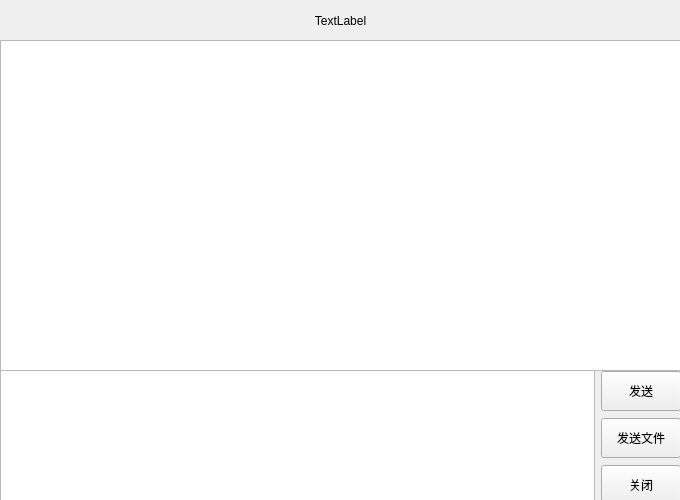
<?xml version="1.0" encoding="UTF-8"?>
<ui version="4.0">
 <class>PrivateChat</class>
 <widget class="QWidget" name="PrivateChat">
  <property name="geometry">
   <rect>
    <x>0</x>
    <y>0</y>
    <width>680</width>
    <height>500</height>
   </rect>
  </property>
  <property name="windowTitle">
   <string>Form</string>
  </property>
  <widget class="QListWidget" name="content">
   <property name="geometry">
    <rect>
     <x>0</x>
     <y>40</y>
     <width>681</width>
     <height>331</height>
    </rect>
   </property>
   <property name="styleSheet">
    <string notr="true">font: 14pt &quot;微软雅黑&quot;;</string>
   </property>
  </widget>
  <widget class="QLabel" name="label_title">
   <property name="geometry">
    <rect>
     <x>0</x>
     <y>0</y>
     <width>681</width>
     <height>41</height>
    </rect>
   </property>
   <property name="styleSheet">
    <string notr="true">background: qlineargradient(x1: 0, y1: 0, x2: 0, y2: 1,  
                                 stop: 0 rgb(28, 146, 210),  stop: 1.0 rgb(242, 252, 254));  
font: 14pt &quot;微软雅黑&quot;;</string>
   </property>
   <property name="text">
    <string>TextLabel</string>
   </property>
   <property name="alignment">
    <set>Qt::AlignCenter</set>
   </property>
  </widget>
  <widget class="QWidget" name="layoutWidget">
   <property name="geometry">
    <rect>
     <x>0</x>
     <y>370</y>
     <width>681</width>
     <height>136</height>
    </rect>
   </property>
   <layout class="QHBoxLayout" name="horizontalLayout">
    <item>
     <widget class="QTextEdit" name="textEdit">
      <property name="styleSheet">
       <string notr="true">font: 14pt &quot;微软雅黑&quot;;</string>
      </property>
     </widget>
    </item>
    <item>
     <layout class="QVBoxLayout" name="verticalLayout">
      <item>
       <widget class="QPushButton" name="pushButton_send">
        <property name="minimumSize">
         <size>
          <width>0</width>
          <height>40</height>
         </size>
        </property>
        <property name="text">
         <string>发送</string>
        </property>
       </widget>
      </item>
      <item>
       <widget class="QPushButton" name="pushButton_file">
        <property name="minimumSize">
         <size>
          <width>0</width>
          <height>40</height>
         </size>
        </property>
        <property name="text">
         <string>发送文件</string>
        </property>
       </widget>
      </item>
      <item>
       <widget class="QPushButton" name="pushButton_cancel">
        <property name="minimumSize">
         <size>
          <width>0</width>
          <height>40</height>
         </size>
        </property>
        <property name="text">
         <string>关闭</string>
        </property>
       </widget>
      </item>
     </layout>
    </item>
   </layout>
  </widget>
 </widget>
 <resources/>
 <connections/>
</ui>
